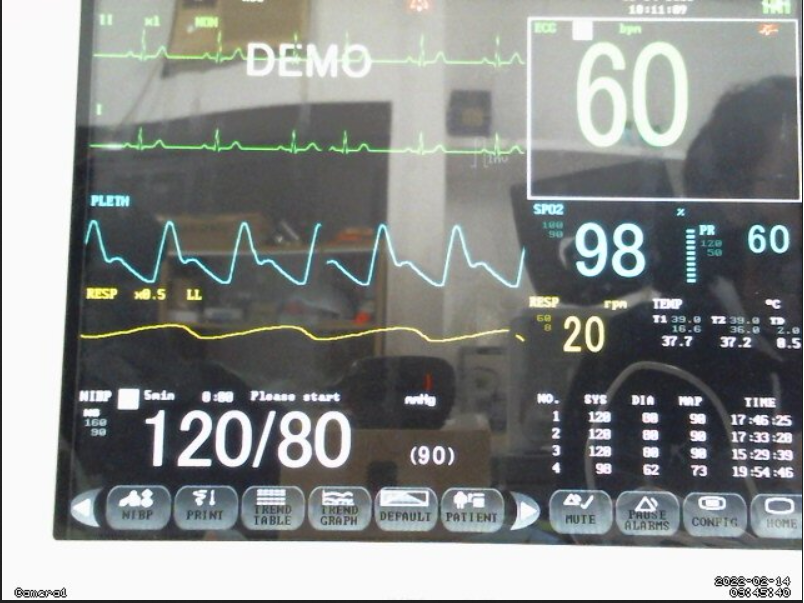
#> input picture WebcamPics/WebcamPics/CaptureWebcam2_480p.png, 804 x 603 px, found by its file name
$ python image_filering_test.py
#> lines starting #> are read from the running program, lines starting #| are printed output that depends on the picture
# -*- coding: utf-8 -*-
"""
Created on Wed Feb 16 20:18:32 2022

@author: User
"""

import cv2

import numpy as np
font = cv2.FONT_HERSHEY_SIMPLEX

red_color = (0, 0, 255) #red
# Blue color in BGR
blue_color = (255, 0, 0)
thinckness_box = 2
fontScale = 0.7

#Image Info: Capture webcam 2  480p
#XTL and YTL= x and y coordinate_top_left , XBR and YBR = x and y coordinate of botom left rectangle
tempCor = {"XTL":658, "YTL":334 ,"XBR":695, "YBR":352}
bpmCor = {"XTL":563, "YTL":40 ,"XBR":698, "YBR":157}
spo2Cor = {"XTL":572, "YTL":218 ,"XBR":651, "YBR":288}
prCor = {"XTL":743, "YTL":221 ,"XBR":795, "YBR":263}
respCor = {"XTL":558, "YTL":310 ,"XBR":609, "YBR":361}
bloodPressureCor = {"XTL":144, "YTL":406 ,"XBR":356, "YBR":477}
mmHgCor = {"XTL":407, "YTL":442 ,"XBR":460, "YBR":471}


frame = cv2.imread('C://Users/User/Desktop/PythonCode/openCvPractice/WebcamPics/WebcamPics/CaptureWebcam2_480p.png')
#> frame is the input picture: shape (603, 804, 3); mean B, G, R 139.3, 141, 137.8
cropped_temp = frame[tempCor["YTL"]:tempCor["YBR"],tempCor["XTL"]:tempCor["XBR"]]

cv2.imshow('Frame', cropped_temp)

gray_temp = cv2.cvtColor(cropped_temp, cv2.COLOR_BGR2GRAY)
cv2.imshow('gray_temp', gray_temp)

(T, threshInv) = cv2.threshold(gray_temp, 0, 255,
	cv2.THRESH_BINARY_INV | cv2.THRESH_OTSU)
#> T = 129

cv2.imshow("Threshold", threshInv)
print("[INFO] otsu's thresholding value: {}".format(T))
#| [INFO] otsu's thresholding value: 129.0


scale_up_x = 2.5
scale_up_y = 2.5
scaled_up_temp = cv2.resize(gray_temp , None, fx= scale_up_x, fy= scale_up_y, interpolation= cv2.INTER_LINEAR)
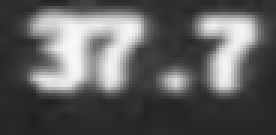
#> scaled_up_temp: shape (45, 92) (shown 3 times larger); min 31, max 248, mean 94.9
cv2.imshow('scaled_up_temp',scaled_up_temp)

thresh = 180
binary_temp = cv2.threshold(gray_temp, thresh, 255, cv2.THRESH_BINARY)[1]
cv2.imshow("binary_temp", binary_temp)

filter = np.array([[-1, -1, -1], [-1, 9, -1], [-1, -1, -1]])
    # Applying cv2.filter2D function on our Logo image
sharpen_img_2=cv2.filter2D(scaled_up_temp,-1,filter)
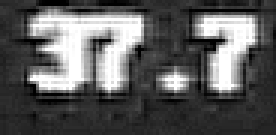
#> sharpen_img_2: shape (45, 92) (shown 3 times larger); min 0, max 255, mean 92.6
#cv2.imshow('sharpen_img',sharpen_img_2)


cv2.waitKey(0)
cv2.destroyAllWindows()

$ run again, with WebcamPics/WebcamPics/Capture from webcam1.PNG copied over WebcamPics/WebcamPics/CaptureWebcam2_480p.png
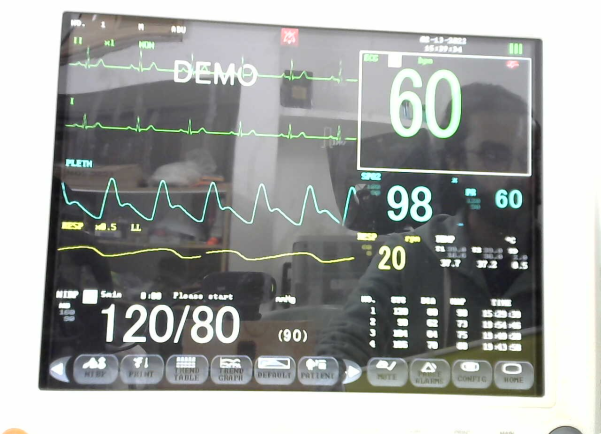
#> input picture WebcamPics/WebcamPics/Capture from webcam1.PNG, 1201 x 868 px, found by its file name (shown at 1/2 size)
#> frame is the input picture: shape (868, 1201, 3); mean B, G, R 161.9, 163.7, 161.4
#> T = 121
#| [INFO] otsu's thresholding value: 121.0
#> `scaled_up_temp = cv2.resize(gray_temp , None, fx= scale_up_x, fy= scal..`:
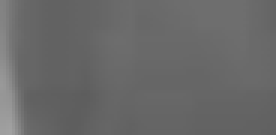
#> scaled_up_temp: shape (45, 92) (shown 3 times larger); min 93, max 161, mean 104.6
